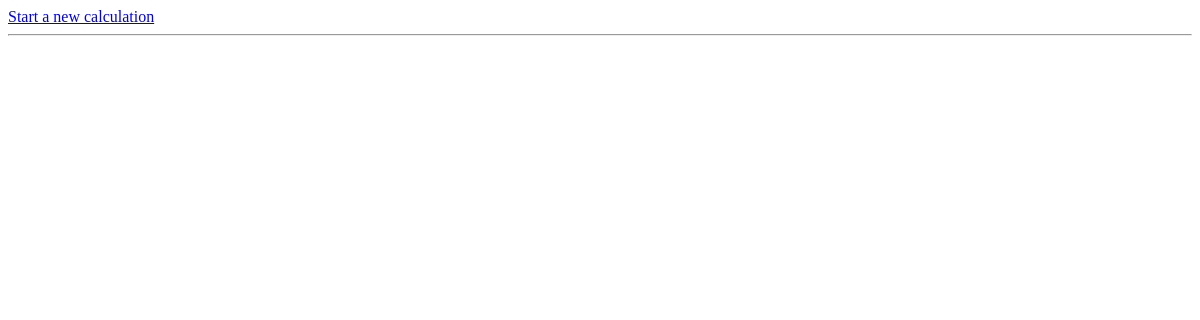
The app's page /fb/list, older data.
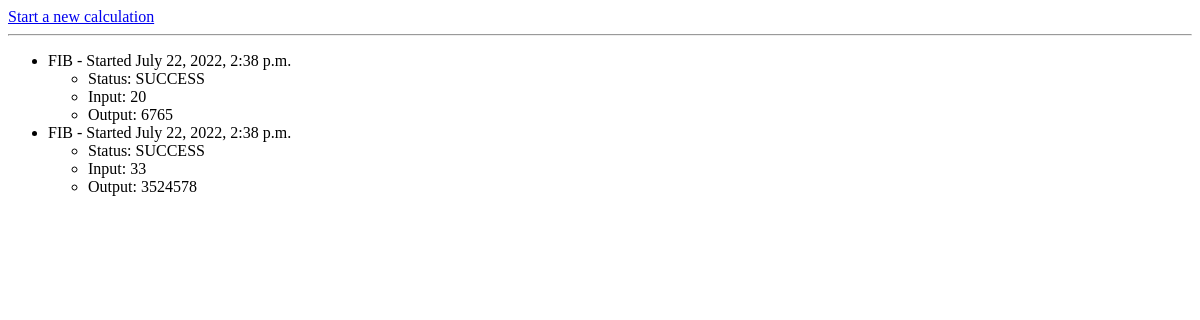
The same page, newer data.
### fb/models.py (models this page shows)
class Calculation(models.Model):
    EQUATION_FIBONACCI = 'FIB'
    EQUATIONS = ((EQUATION_FIBONACCI, 'Fibonacci'),)
    STATUS_PENDING = 'PENDING'
    STATUS_ERROR = 'ERROR'
    STATUS_SUCCESS = 'SUCCESS'
    STATUSES = (
        (STATUS_PENDING, 'Pending'),
        (STATUS_ERROR, 'Error'),
        (STATUS_SUCCESS, 'Success'),
    )
    equation = models.CharField(max_length=3, choices=EQUATIONS)
    input = models.IntegerField()
    output = models.IntegerField(blank=True, null=True)
    created_at = models.DateTimeField(auto_now_add=True)
    modified_at = models.DateTimeField(auto_now=True)
    status = models.CharField(max_length=8, choices=STATUSES)
    message = models.CharField(max_length=110, blank=True)

### fb/views.py (the view)
# urls.py: path('list', FibonacciListView.as_view(), name='fibonacci_list'),
class FibonacciListView(View):
    def get(self, request):
        context = {'calculations': Calculation.objects.all()}
        return render(request, 'fib/list.html', context=context)

### fb/templates/fib/list.html
<html>
<head></head>
<body>
    <a href="{% url 'fibonacci_start' %}">Start a new calculation</a>
    <hr>
    <ul>
        {% for calculation in calculations %}
        <li>{{ calculation.equation }} - Started {{ calculation.created_at }}
            <ul>
                <li>Status: {{ calculation.status }}</li>
                <li>Input: {{ calculation.input }}</li>
                <li>Output:
                    {% if calculation.output %}
                    {{ calculation.output }}
                    {% else %}
                    Calculating...
                    {% endif %}
                </li>
            </ul>
        </li>
        {% endfor %}
</body>
</html>

Row changes from the older to the newer data that the page shows:
added Calculation: equation "FIB", created_at "July 22, 2022, 2:38 p.m.", status "SUCCESS", input "20", output "6765"
added Calculation: equation "FIB", created_at "July 22, 2022, 2:38 p.m.", status "SUCCESS", input "33", output "3524578"
